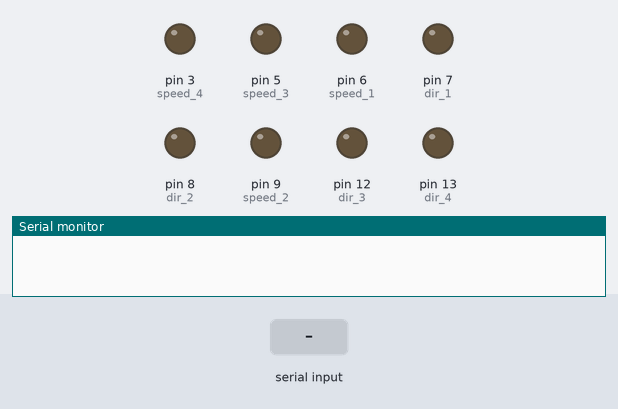
Bench run of a sketch on a simulated Arduino Uno, built with avr-gcc and run on an emulated ATmega328P. Shown: output pins drawn as LEDs (lit = HIGH), the last lines printed to the serial monitor. Inputs (shaded band) come from the test bench.

Above: at 1.2 s.
1.3 s: "w" received over Serial
At 2.0 s:
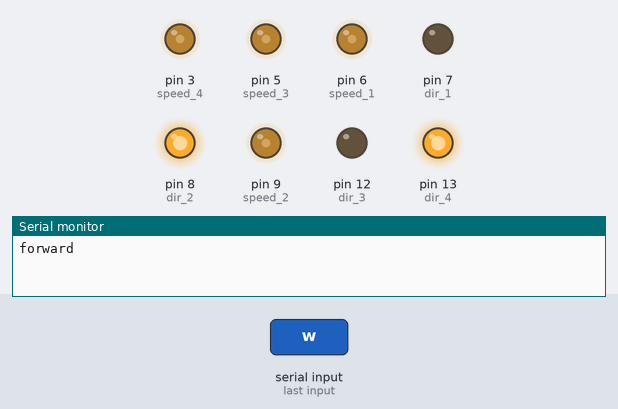
4.3 s: "s" received over Serial
At 5.1 s:
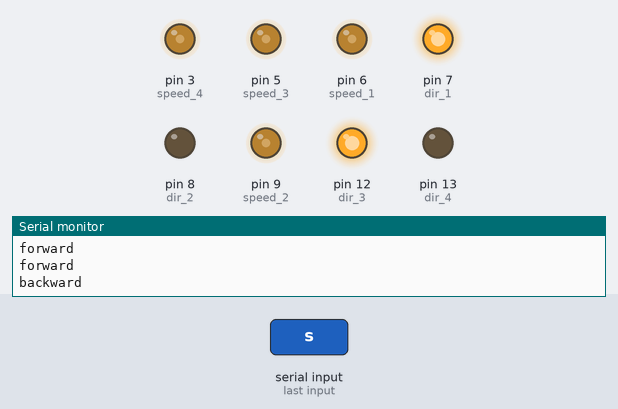
7.3 s: "a" received over Serial
At 7.8 s:
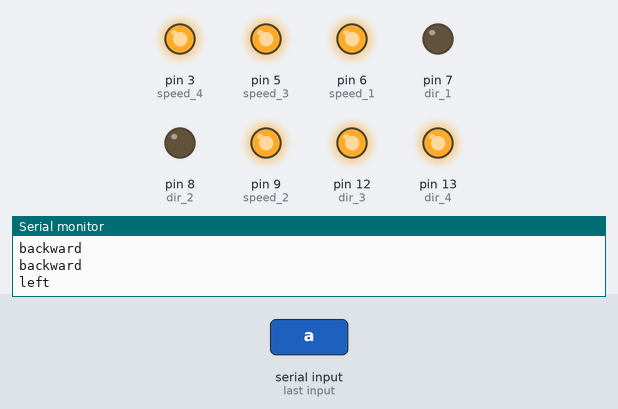
10.3 s: "d" received over Serial
At 11.1 s:
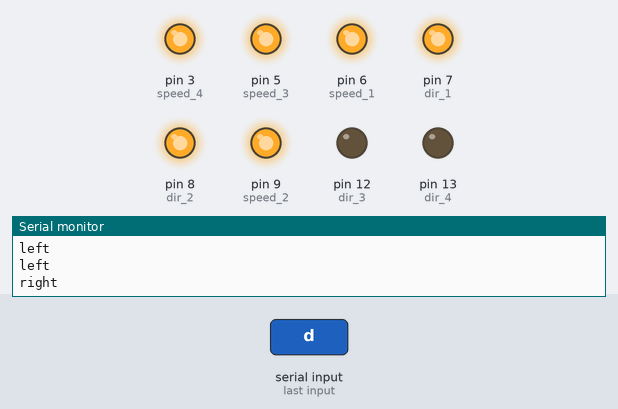
13.3 s: "1" received over Serial
At 13.6 s:
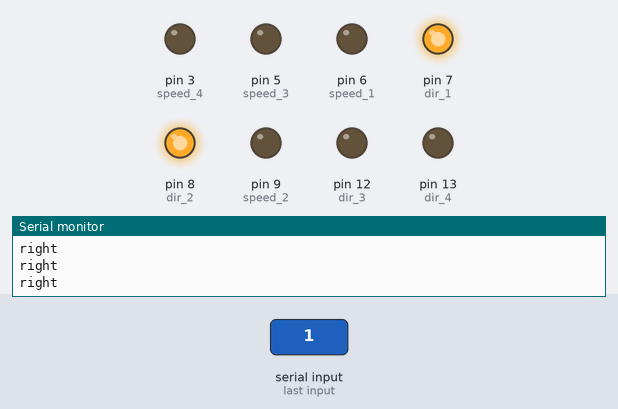
Timing chart, 0 to 15.8 s (numbered marks = the images above; inputs shaded):
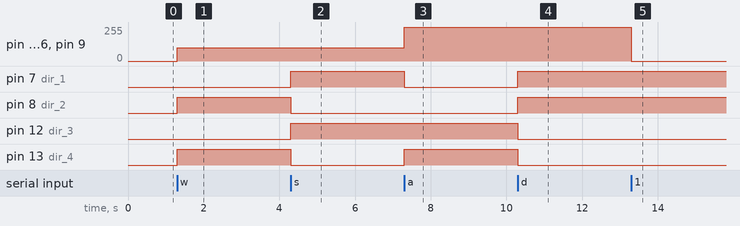

Measured:
- after the input at 1.3 s, pin 3 (speed_4), pin 5 (speed_3), pin 6 (speed_1), pin 9 (speed_2): 0/255 → 100/255 at once; pin 8 (dir_2), pin 13 (dir_4): LOW → HIGH at once
- after the input at 4.3 s, pin 7 (dir_1), pin 12 (dir_3): LOW → HIGH at once; pin 8 (dir_2), pin 13 (dir_4): HIGH → LOW at once
- after the input at 7.3 s, pin 3 (speed_4), pin 5 (speed_3), pin 6 (speed_1), pin 9 (speed_2): 100/255 → 255/255 at once; pin 7 (dir_1): HIGH → LOW at once; pin 13 (dir_4): LOW → HIGH at once
- after the input at 10.3 s, pin 7 (dir_1), pin 8 (dir_2): LOW → HIGH at once; pin 12 (dir_3), pin 13 (dir_4): HIGH → LOW at once
- after the input at 13.3 s, pin 3 (speed_4), pin 5 (speed_3), pin 6 (speed_1), pin 9 (speed_2): 255/255 → 0/255 at once

The sketch:

teleop_1.ino
```cpp
#define dir_1 7
#define dir_2 8
#define dir_3 12
#define dir_4 13
#define speed_1 6
#define speed_2 9
#define speed_3 5
#define speed_4 3

const int speed=100;

char inputChar;
bool dataIn = false;

void setup() {
  // put your setup code here, to run once:
  pinMode(dir_1, OUTPUT);
  pinMode(dir_2, OUTPUT);
  pinMode(dir_3, OUTPUT);
  pinMode(dir_4, OUTPUT);
  pinMode(speed_1, OUTPUT);
  pinMode(speed_2, OUTPUT);
  pinMode(speed_3, OUTPUT);
  pinMode(speed_4, OUTPUT);

  Serial.begin(9600);
}

void loop() {
  // put your main code here, to run repeatedly:
  if (Serial.available() > 0) {
    inputChar = Serial.read();
    dataIn = true;
  }

  if (dataIn == true) {
    switch (inputChar) {
      case 'w':
        {
          Serial.println("forward");

          digitalWrite(dir_1, LOW);
          digitalWrite(dir_2, HIGH);
          digitalWrite(dir_3, LOW);
          digitalWrite(dir_4, HIGH);

          analogWrite(speed_1, speed);
          analogWrite(speed_2, speed);
          analogWrite(speed_3, speed);
          analogWrite(speed_4, speed);
          delay(1000);

          break;
        }
      case 's':
        {
          Serial.println("backward");

          digitalWrite(dir_1, HIGH);
          digitalWrite(dir_2, LOW);
          digitalWrite(dir_3, HIGH);
          digitalWrite(dir_4, LOW);

          analogWrite(speed_1, speed);
          analogWrite(speed_2, speed);
          analogWrite(speed_3, speed);
          analogWrite(speed_4, speed);
          delay(1000);

          break;
        }
      case 'a':
        {
          Serial.println("left");

          digitalWrite(dir_1, LOW);
          digitalWrite(dir_2, LOW);
          digitalWrite(dir_3, HIGH);
          digitalWrite(dir_4, HIGH);

          analogWrite(speed_1, 255);
          analogWrite(speed_2, 255);
          analogWrite(speed_3, 255);
          analogWrite(speed_4, 255);
          delay(1000);

          break;
        }
      case 'd':
        {
          Serial.println("right");

          digitalWrite(dir_1, HIGH);
          digitalWrite(dir_2, HIGH);
          digitalWrite(dir_3, LOW);
          digitalWrite(dir_4, LOW);

          analogWrite(speed_1, 255);
          analogWrite(speed_2, 255);
          analogWrite(speed_3, 255);
          analogWrite(speed_4, 255);
          delay(1000);

          break;
        }
      default:
        {
          // Serial.println("invalid");

          analogWrite(speed_1, 0);
          analogWrite(speed_2, 0);
          analogWrite(speed_3, 0);
          analogWrite(speed_4, 0);

          break;
        }
    }

    analogWrite(speed_1, 0);
    analogWrite(speed_2, 0);
    analogWrite(speed_3, 0);
    analogWrite(speed_4, 0);
  }
}
```
